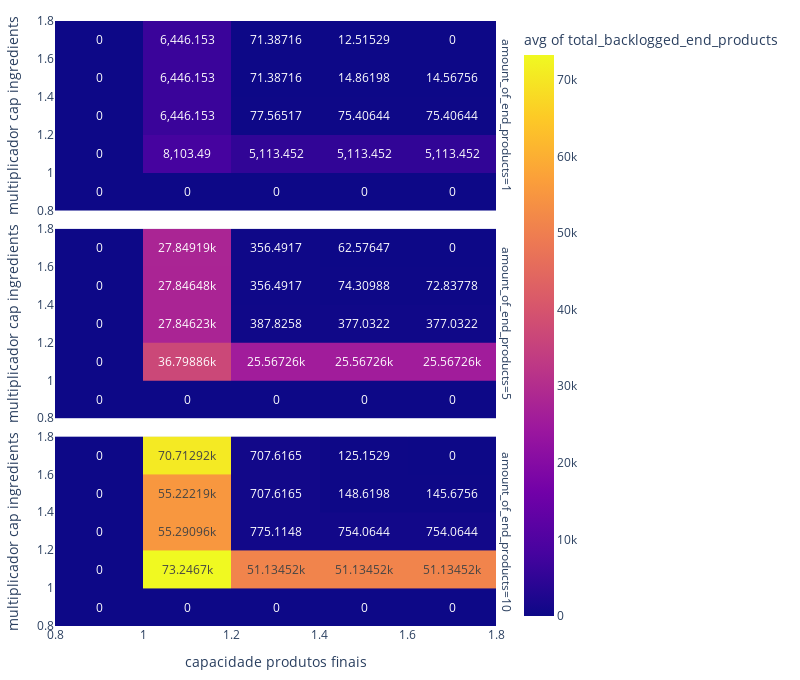

Source (notebook cell):
### Code cell
dfaux = pd.pivot_table(
    df_formulacao1.query("type_cap_ingredients != 'W'"),
    index=col_keys3,
    aggfunc={
        "total_backlogged_end_products": np.mean,
        "ingredients_uc": np.mean,
        "end_product_uc": np.mean,
    },
).reset_index().rename(
    columns={
        "capacity_multiplier": "capacidade produtos finais",
        "coef_cap": "multiplicador cap ingredients",
    }
)
dfaux = dfaux[dfaux.apply(lambda row: not isinstance(row["capacidade produtos finais"], str), axis=1)]
#show(dfshow)



fig = px.density_heatmap(
    dfaux,
    x="capacidade produtos finais",
    y="multiplicador cap ingredients",
    z="total_backlogged_end_products",
    text_auto=True,
    #marginal_x="histogram", marginal_y="histogram",
    histfunc="avg",
    facet_row="amount_of_end_products"
)

fig.update_layout(
    margin=dict(l=20, r=20, t=20, b=20),
    width=800,
    height=680
)

fig.show()

### Figure 1 — Plotly figure (JSON) as saved in the notebook; plotly's stock layout.template omitted (floating-point values rounded to 4 significant figures)
{"data": [{"coloraxis": "coloraxis", "histfunc": "avg", "hovertemplate": "amount_of_end_products=1<br>capacidade produtos finais=%{x}<br>multiplicador cap ingredients=%{y}<br>avg of total_backlogged_end_products=%{z}<extra></extra>", "name": "", "texttemplate": "%{z}", "type": "histogram2d", "x": [1, 1, 1, 1, 1, 1, 1, 1, 1.005, 1.005, 1.005, 1.005, 1.005, 1.005, 1.005, 1.005, 1.03, 1.03, 1.03, 1.03, 1.03, 1.03, 1.03, 1.03, 1.05, 1.05, 1.05, 1.05, 1.05, 1.05, 1.05, 1.05, 1.1, 1.1, 1.1, 1.1, 1.1, 1.1, 1.1, 1.1, 1.3, 1.3, 1.3, 1.3, 1.3, 1.3, 1.3, 1.3, 1.4, 1.4, 1.4, 1.4, 1.4, 1.4, 1.4, 1.4, 1.7, 1.7, 1.7, 1.7, 1.7, 1.7, 1.7, 1.7], "xaxis": "x3", "xbingroup": "x", "y": [1, 1.005, 1.03, 1.05, 1.1, 1.3, 1.4, 1.7, 1, 1.005, 1.03, 1.05, 1.1, 1.3, 1.4, 1.7, 1, 1.005, 1.03, 1.05, 1.1, 1.3, 1.4, 1.7, 1, 1.005, 1.03, 1.05, 1.1, 1.3, 1.4, 1.7, 1, 1.005, 1.03, 1.05, 1.1, 1.3, 1.4, 1.7, 1, 1.005, 1.03, 1.05, 1.1, 1.3, 1.4, 1.7, 1, 1.005, 1.03, 1.05, 1.1, 1.3, 1.4, 1.7, 1, 1.005, 1.03, 1.05, 1.1, 1.3, 1.4, 1.7], "yaxis": "y3", "ybingroup": "y", "z": [12280.0, 11850.0, 11630.0, 11630.0, 11630.0, 11630.0, 11630.0, 11630.0, 11280.0, 10780.0, 10290.0, 10290.0, 10290.0, 10290.0, 10290.0, 10290.0, 9906.0, 8740.0, 5770.0, 5624.0, 5624.0, 5624.0, 5624.0, 5624.0, 9415.0, 8098.0, 4651.0, 3558.0, 3472.0, 3472.0, 3472.0, 3472.0, 9415.0, 8098.0, 4268.0, 2754.0, 1258.0, 1218.0, 1218.0, 1218.0, 9415.0, 8098.0, 4268.0, 2754.0, 1032.0, 77.57, 71.39, 71.39, 9415.0, 8098.0, 4268.0, 2754.0, 1032.0, 75.41, 14.86, 12.52, 9415.0, 8098.0, 4268.0, 2754.0, 1032.0, 75.41, 14.57, 0]}, {"coloraxis": "coloraxis", "histfunc": "avg", "hovertemplate": "amount_of_end_products=5<br>capacidade produtos finais=%{x}<br>multiplicador cap ingredients=%{y}<br>avg of total_backlogged_end_products=%{z}<extra></extra>", "name": "", "texttemplate": "%{z}", "type": "histogram2d", "x": [1, 1, 1, 1, 1, 1, 1, 1, 1.005, 1.005, 1.005, 1.005, 1.005, 1.005, 1.005, 1.005, 1.03, 1.03, 1.03, 1.03, 1.03, 1.03, 1.03, 1.03, 1.05, 1.05, 1.05, 1.05, 1.05, 1.05, 1.05, 1.05, 1.1, 1.1, 1.1, 1.1, 1.1, 1.1, 1.1, 1.1, 1.3, 1.3, 1.3, 1.3, 1.3, 1.3, 1.3, 1.3, 1.4, 1.4, 1.4, 1.4, 1.4, 1.4, 1.4, 1.4, 1.7, 1.7, 1.7, 1.7, 1.7, 1.7, 1.7, 1.7], "xaxis": "x2", "xbingroup": "x", "y": [1, 1.005, 1.03, 1.05, 1.1, 1.3, 1.4, 1.7, 1, 1.005, 1.03, 1.05, 1.1, 1.3, 1.4, 1.7, 1, 1.005, 1.03, 1.05, 1.1, 1.3, 1.4, 1.7, 1, 1.005, 1.03, 1.05, 1.1, 1.3, 1.4, 1.7, 1, 1.005, 1.03, 1.05, 1.1, 1.3, 1.4, 1.7, 1, 1.005, 1.03, 1.05, 1.1, 1.3, 1.4, 1.7, 1, 1.005, 1.03, 1.05, 1.1, 1.3, 1.4, 1.7, 1, 1.005, 1.03, 1.05, 1.1, 1.3, 1.4, 1.7], "yaxis": "y2", "ybingroup": "y", "z": [54770.0, 52370.0, 50210.0, 50180.0, 50200.0, 50170.0, 50180.0, 50180.0, 51090.0, 47660.0, 44120.0, 44080.0, 44070.0, 44070.0, 44070.0, 44080.0, 47320.0, 41050.0, 25280.0, 24000.0, 24010.0, 24010.0, 24010.0, 24000.0, 47070.0, 40490.0, 21940.0, 16090.0, 15330.0, 15330.0, 15320.0, 15330.0, 47070.0, 40490.0, 21340.0, 13770.0, 5964.0, 5654.0, 5654.0, 5654.0, 47070.0, 40490.0, 21340.0, 13770.0, 5162.0, 387.8, 356.5, 356.5, 47070.0, 40490.0, 21340.0, 13770.0, 5162.0, 377.0, 74.31, 62.58, 47070.0, 40490.0, 21340.0, 13770.0, 5162.0, 377.0, 72.84, 0]}, {"coloraxis": "coloraxis", "histfunc": "avg", "hovertemplate": "amount_of_end_products=10<br>capacidade produtos finais=%{x}<br>multiplicador cap ingredients=%{y}<br>avg of total_backlogged_end_products=%{z}<extra></extra>", "name": "", "texttemplate": "%{z}", "type": "histogram2d", "x": [1, 1, 1, 1, 1, 1, 1, 1, 1.005, 1.005, 1.005, 1.005, 1.005, 1.005, 1.005, 1.005, 1.03, 1.03, 1.03, 1.03, 1.03, 1.03, 1.03, 1.03, 1.05, 1.05, 1.05, 1.05, 1.05, 1.05, 1.05, 1.05, 1.1, 1.1, 1.1, 1.1, 1.1, 1.1, 1.1, 1.1, 1.3, 1.3, 1.3, 1.3, 1.3, 1.3, 1.3, 1.3, 1.4, 1.4, 1.4, 1.4, 1.4, 1.4, 1.4, 1.4, 1.7, 1.7, 1.7, 1.7, 1.7, 1.7, 1.7, 1.7], "xaxis": "x", "xbingroup": "x", "y": [1, 1.005, 1.03, 1.05, 1.1, 1.3, 1.4, 1.7, 1, 1.005, 1.03, 1.05, 1.1, 1.3, 1.4, 1.7, 1, 1.005, 1.03, 1.05, 1.1, 1.3, 1.4, 1.7, 1, 1.005, 1.03, 1.05, 1.1, 1.3, 1.4, 1.7, 1, 1.005, 1.03, 1.05, 1.1, 1.3, 1.4, 1.7, 1, 1.005, 1.03, 1.05, 1.1, 1.3, 1.4, 1.7, 1, 1.005, 1.03, 1.05, 1.1, 1.3, 1.4, 1.7, 1, 1.005, 1.03, 1.05, 1.1, 1.3, 1.4, 1.7], "yaxis": "y", "ybingroup": "y", "z": [109000.0, 104100.0, 99610.0, 99520.0, 99570.0, 99870.0, 99560.0, 177000.0, 101900.0, 94710.0, 87530.0, 87410.0, 87390.0, 87410.0, 87380.0, 87420.0, 94530.0, 81970.0, 50210.0, 47590.0, 47550.0, 47570.0, 47570.0, 47590.0, 94150.0, 80980.0, 43860.0, 31980.0, 30400.0, 30400.0, 30390.0, 30380.0, 94150.0, 80980.0, 42680.0, 27540.0, 11860.0, 11200.0, 11210.0, 11210.0, 94150.0, 80980.0, 42680.0, 27540.0, 10320.0, 775.1, 707.6, 707.6, 94150.0, 80980.0, 42680.0, 27540.0, 10320.0, 754.1, 148.6, 125.2, 94150.0, 80980.0, 42680.0, 27540.0, 10320.0, 754.1, 145.7, 0]}], "layout": {"annotations": [{"font": {}, "showarrow": false, "text": "amount_of_end_products=10", "textangle": 90, "x": 0.98, "xanchor": "left", "xref": "paper", "y": 0.1567, "yanchor": "middle", "yref": "paper"}, {"font": {}, "showarrow": false, "text": "amount_of_end_products=5", "textangle": 90, "x": 0.98, "xanchor": "left", "xref": "paper", "y": 0.5, "yanchor": "middle", "yref": "paper"}, {"font": {}, "showarrow": false, "text": "amount_of_end_products=1", "textangle": 90, "x": 0.98, "xanchor": "left", "xref": "paper", "y": 0.8433, "yanchor": "middle", "yref": "paper"}], "coloraxis": {"colorbar": {"title": {"text": "avg of total_backlogged_end_products"}}, "colorscale": [[0, "#0d0887"], [0.1111, "#46039f"], [0.2222, "#7201a8"], [0.3333, "#9c179e"], [0.4444, "#bd3786"], [0.5556, "#d8576b"], [0.6667, "#ed7953"], [0.7778, "#fb9f3a"], [0.8889, "#fdca26"], [1, "#f0f921"]]}, "height": 680, "legend": {"tracegroupgap": 0}, "margin": {"b": 20, "l": 20, "r": 20, "t": 20}, "width": 800, "xaxis": {"anchor": "y", "domain": [0, 0.98], "title": {"text": "capacidade produtos finais"}}, "xaxis2": {"anchor": "y2", "domain": [0, 0.98], "matches": "x", "showticklabels": false}, "xaxis3": {"anchor": "y3", "domain": [0, 0.98], "matches": "x", "showticklabels": false}, "yaxis": {"anchor": "x", "domain": [0, 0.3133], "title": {"text": "multiplicador cap ingredients"}}, "yaxis2": {"anchor": "x2", "domain": [0.3433, 0.6567], "matches": "y", "title": {"text": "multiplicador cap ingredients"}}, "yaxis3": {"anchor": "x3", "domain": [0.6867, 1.0], "matches": "y", "title": {"text": "multiplicador cap ingredients"}}}}
